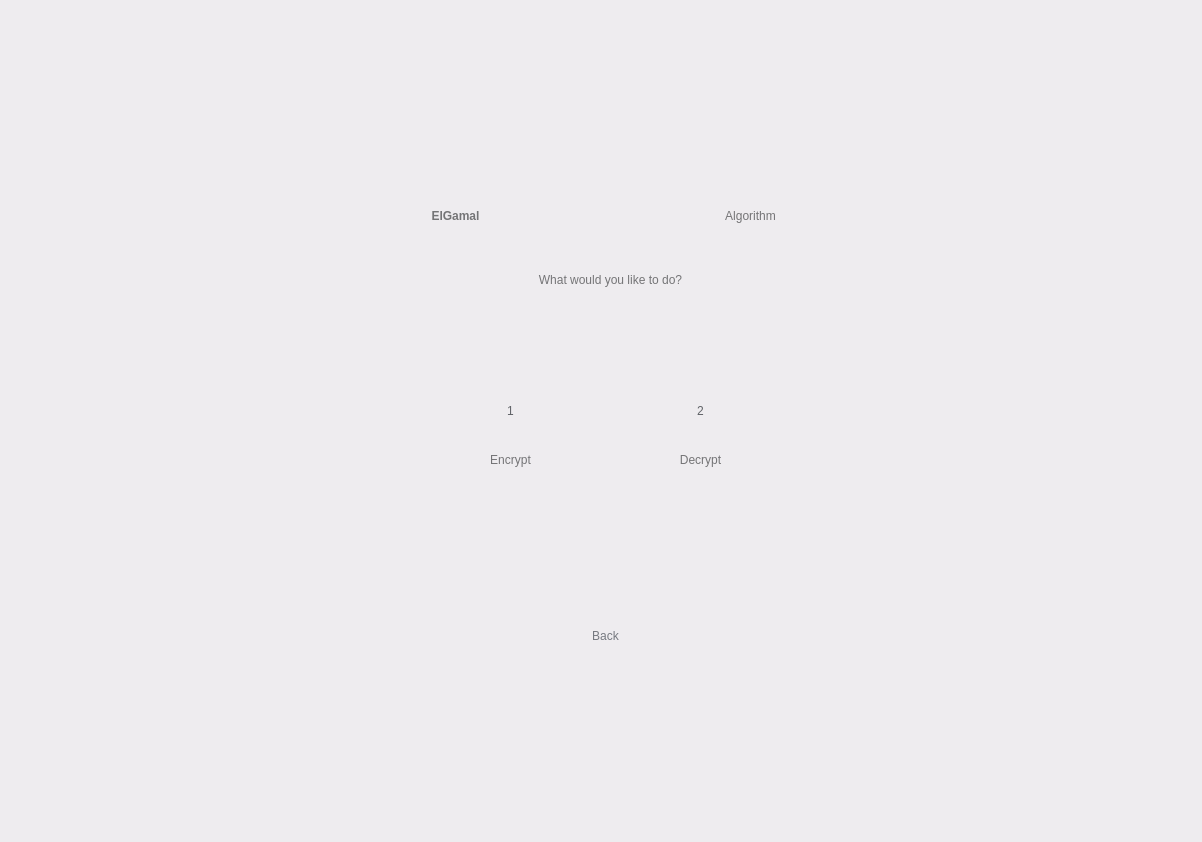
<?xml version="1.0" encoding="UTF-8"?>
<ui version="4.0">
 <class>Widget</class>
 <widget class="QWidget" name="Widget">
  <property name="geometry">
   <rect>
    <x>0</x>
    <y>0</y>
    <width>1202</width>
    <height>842</height>
   </rect>
  </property>
  <property name="windowTitle">
   <string>Widget</string>
  </property>
  <property name="styleSheet">
   <string notr="true">background-color: rgb(238, 236, 239);</string>
  </property>
  <widget class="QWidget" name="widget1" native="true">
   <property name="geometry">
    <rect>
     <x>0</x>
     <y>0</y>
     <width>1202</width>
     <height>841</height>
    </rect>
   </property>
   <property name="styleSheet">
    <string notr="true">QWidget#widget1 {background-color: rgb(246, 245, 247);};

</string>
   </property>
   <widget class="QLabel" name="label">
    <property name="geometry">
     <rect>
      <x>320</x>
      <y>140</y>
      <width>271</width>
      <height>151</height>
     </rect>
    </property>
    <property name="styleSheet">
     <string notr="true">background-color: rgba(255, 255, 255, 0);
color: rgb(116, 116, 118);
font: 75 72pt &quot;Product Sans&quot;;
font-weight: bold;
</string>
    </property>
    <property name="text">
     <string>ElGamal</string>
    </property>
    <property name="alignment">
     <set>Qt::AlignCenter</set>
    </property>
   </widget>
   <widget class="QPushButton" name="pushButton">
    <property name="geometry">
     <rect>
      <x>480</x>
      <y>380</y>
      <width>61</width>
      <height>61</height>
     </rect>
    </property>
    <property name="styleSheet">
     <string notr="true">font: 17pt &quot;Product Sans&quot;;
color: rgb(96, 99, 103);
border-radius: 25px;
</string>
    </property>
    <property name="text">
     <string>1</string>
    </property>
   </widget>
   <widget class="QLabel" name="label_2">
    <property name="geometry">
     <rect>
      <x>590</x>
      <y>140</y>
      <width>321</width>
      <height>151</height>
     </rect>
    </property>
    <property name="styleSheet">
     <string notr="true">background-color: rgba(255, 255, 255, 0);
color: rgb(116, 116, 118);
font: 75 72pt &quot;Product Sans&quot;;
</string>
    </property>
    <property name="text">
     <string>Algorithm</string>
    </property>
    <property name="alignment">
     <set>Qt::AlignCenter</set>
    </property>
   </widget>
   <widget class="QLabel" name="label_3">
    <property name="geometry">
     <rect>
      <x>490</x>
      <y>270</y>
      <width>241</width>
      <height>20</height>
     </rect>
    </property>
    <property name="styleSheet">
     <string notr="true">background-color: rgba(255, 255, 255, 0);
font: 16pt &quot;Product Sans&quot;;
color: rgb(116, 116, 118);</string>
    </property>
    <property name="text">
     <string>What would you like to do?</string>
    </property>
    <property name="alignment">
     <set>Qt::AlignCenter</set>
    </property>
   </widget>
   <widget class="QLabel" name="label_4">
    <property name="geometry">
     <rect>
      <x>440</x>
      <y>450</y>
      <width>141</width>
      <height>20</height>
     </rect>
    </property>
    <property name="styleSheet">
     <string notr="true">background-color: rgba(255, 255, 255, 0);
font: 16pt &quot;Product Sans&quot;;
color: rgb(116, 116, 118);</string>
    </property>
    <property name="text">
     <string>Encrypt</string>
    </property>
    <property name="alignment">
     <set>Qt::AlignCenter</set>
    </property>
   </widget>
   <widget class="QLabel" name="label_5">
    <property name="geometry">
     <rect>
      <x>630</x>
      <y>450</y>
      <width>141</width>
      <height>20</height>
     </rect>
    </property>
    <property name="styleSheet">
     <string notr="true">background-color: rgba(255, 255, 255, 0);
font: 16pt &quot;Product Sans&quot;;
color: rgb(116, 116, 118);</string>
    </property>
    <property name="text">
     <string>Decrypt</string>
    </property>
    <property name="alignment">
     <set>Qt::AlignCenter</set>
    </property>
   </widget>
   <widget class="QPushButton" name="pushButton_2">
    <property name="geometry">
     <rect>
      <x>670</x>
      <y>380</y>
      <width>61</width>
      <height>61</height>
     </rect>
    </property>
    <property name="styleSheet">
     <string notr="true">font: 17pt &quot;Product Sans&quot;;
color: rgb(96, 99, 103);
border-radius: 25px;
</string>
    </property>
    <property name="text">
     <string>2</string>
    </property>
   </widget>
   <widget class="QPushButton" name="backButton">
    <property name="geometry">
     <rect>
      <x>570</x>
      <y>620</y>
      <width>71</width>
      <height>31</height>
     </rect>
    </property>
    <property name="styleSheet">
     <string notr="true">font: 12pt &quot;Product Sans&quot;;
color: rgb(118, 121, 128);
background-color: rgba(255, 255, 255, 0);
border-radius: 15px;
</string>
    </property>
    <property name="text">
     <string>Back</string>
    </property>
   </widget>
  </widget>
 </widget>
 <resources/>
 <connections/>
</ui>
